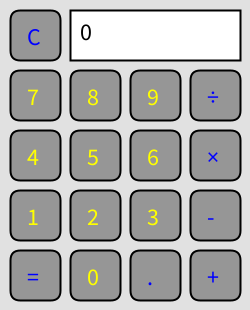
Frame 1 (no input)
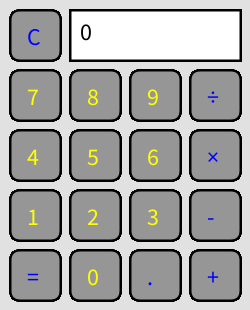
Frame 60 (the mouse pressed at the canvas centre just before this capture)
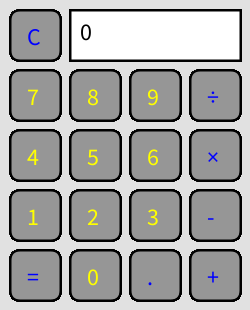
Frame 120 (the mouse held since frame 60 and released just before this capture)

The Processing sketch that drew these frames (run headless with seeded random() and noise(); from frame 60 on, the mouse is pressed at the canvas centre):

// Processing sketch: processing_122008
// ── processing_122008.pde

CalcButton[] numButtons = new CalcButton[10];
CalcButton[] opButtons = new CalcButton[6];
CalcButton[] spButtons = new CalcButton[1];
 
//Global variables
String displayValue = "0";
String valueToCompute = "";
String valueToCompute2 = "";
float valueToComputeI = 0;
float valueToComputeI2 = 0;
float result = 0;
String opValue;
boolean firstNum;
//int keyResult;
 
void setup() {
  size(250, 310);
  background(225);
  //frameRate(10);
 
  // Number buttons
  numButtons[0] = new CalcButton(70, 250, 50, 50, 150).asNumber(0);
  numButtons[1] = new CalcButton(10, 190, 50, 50, 150).asNumber(1);
  numButtons[2] = new CalcButton(70, 190, 50, 50, 150).asNumber(2);
  numButtons[3] = new CalcButton(130, 190, 50, 50, 150).asNumber(3);
  numButtons[4] = new CalcButton(10, 130, 50, 50, 150).asNumber(4);
  numButtons[5] = new CalcButton(70, 130, 50, 50, 150).asNumber(5);
  numButtons[6] = new CalcButton(130, 130, 50, 50, 150).asNumber(6);
  numButtons[7] = new CalcButton(10, 70, 50, 50, 150).asNumber(7);
  numButtons[8] = new CalcButton(70, 70, 50, 50, 150).asNumber(8);
  numButtons[9] = new CalcButton(130, 70, 50, 50, 150).asNumber(9);
 
  // Operators
  opButtons[0] = new CalcButton(190, 250, 50, 50, 150).asOperator("+");
  opButtons[1] = new CalcButton(190, 190, 50, 50, 150).asOperator("-");
  opButtons[2] = new CalcButton(190, 130, 50, 50, 150).asOperator("×");
  opButtons[3] = new CalcButton(190, 70, 50, 50, 150).asOperator("÷");
  opButtons[4] = new CalcButton(10, 250, 50, 50, 150).asOperator("=");
  opButtons[5] = new CalcButton(10, 10, 50, 50, 150).asOperator("C");
 
  // Special buttons
  spButtons[0] = new CalcButton(130, 250, 50, 50, 150).asSpecial(".");
 
  firstNum = true;
}
 
void draw() {
  //Draw number buttons
  for (int i=0; i < numButtons.length; i++) {
    CalcButton inumButton = numButtons[i];
    inumButton.display();
  }
  for (int i=0; i<opButtons.length; i++) {
    CalcButton iopButton = opButtons[i];
    iopButton.display();
  }
  for (int i = 0; i<spButtons.length; i++) {
    CalcButton ispButton = spButtons[i];
    ispButton.display();
  }
  updateDisplay();
}
 
void mousePressed() {
  for (int i = 0; i<numButtons.length; i++) {
    CalcButton inumButton = numButtons[i];
    inumButton.clickButton();
    if (inumButton.overBox) {
      if (firstNum) {
        valueToCompute += int(inumButton.numButtonValue);
        displayValue = valueToCompute;
      }
      else {
        valueToCompute2 += int(inumButton.numButtonValue);
        displayValue = valueToCompute2;
      }
    }
  }
  for (int i=0; i<opButtons.length; i++) {
    CalcButton iOpButton = opButtons[i];
    iOpButton.clickButton();
    if (iOpButton.overBox) {
      if (iOpButton.opButtonValue == "C") {
        handleKeyPressOp("C");
      }
      else if (iOpButton.opButtonValue == "=") {
        //performCalculation();
        handleKeyPressOp("=");
      }
      else if (iOpButton.opButtonValue == "+") {
        handleKeyPressOp("+");
      }
      else if (iOpButton.opButtonValue == "-") {
        handleKeyPressOp("-");
      }
      else if (iOpButton.opButtonValue == "×") {
        handleKeyPressOp("×");
      }
      else if (iOpButton.opButtonValue == "÷") {
        handleKeyPressOp("÷");
      }
    }
  }
}
 
void performCalculation() {
  valueToComputeI = float(valueToCompute);
  valueToComputeI2 = float(valueToCompute2);
 
  //Perform calculation based on the appropriate operator
  if (opValue == "+") {
    result = valueToComputeI + valueToComputeI2;
    displayValue = str(result);
  }
  else if (opValue == "-") {
    result = valueToComputeI - valueToComputeI2;
    displayValue = str(result);
  }
  else if (opValue == "×") {
    result = valueToComputeI * valueToComputeI2;
    displayValue = str(result);
  }
  else if (opValue == "÷") {
    result = valueToComputeI / valueToComputeI2;
    displayValue = str(result);
  }
  if (firstNum) {
    valueToCompute = displayValue;
  }
  else {
    valueToCompute = displayValue;
    valueToCompute2 = "";
  }
}
 
void updateDisplay() {
  fill(255);
  rect(70, 10, 170, 50);
  fill(0);
  text(displayValue, 80, 40);
}
void handleKeyPressOp(String keyPress) {
  if (keyPress =="C") {
    displayValue = "0";
    opValue = "C";
    valueToCompute = "";
    valueToCompute2 = "";
    valueToComputeI = 0;
    valueToComputeI2 = 0;
    result = 0;
    firstNum = true;
  }
  else if (keyPress == "=") {
    firstNum = true;
    performCalculation();
  }
  else if (keyPress == "+") {
    if (result != 0) {
      opValue = "+";
      valueToCompute2 = "";
      firstNum = false;
      displayValue = "+";
    }
    else {
      opValue = "+";
      firstNum = false;
      displayValue = "+";
    }
  }
  else if (keyPress == "-") {
    if (result != 0) {
      opValue = "-";
      valueToCompute2 = "";
      firstNum = false;
      displayValue = "-";
    }
    else {
      opValue = "-";
      firstNum = false;
      displayValue = "-";
    }
  }
  else if (keyPress == "×") {
    if (result != 0) {
      opValue = "×";
      valueToCompute2 = "";
      firstNum = false;
      displayValue = "×";
    }
    else {
      opValue = "×";
      firstNum = false;
      displayValue = "×";
    }
  }
  else if (keyPress == "÷") {
    if (result != 0) {
      opValue = "÷";
      valueToCompute2 = "";
      firstNum = false;
      displayValue = "÷";
    }
    else {
      opValue = "÷";
      firstNum = false;
      displayValue = "÷";
    }
  }
}
 
class CalcButton {
 
  boolean isNumber;
  boolean isSpecial;
  float numButtonValue;
  String opButtonValue;
  String spButtonValue;
  float xpos;
  float ypos;
  int buttonW;
  int buttonH;
  boolean overBox = false;
  color buttonC;
 
  // Constructor
  CalcButton(float tempXpos, float tempYpos, int tempButtonW, int tempButtonH, color tempButtonC) {
    xpos = tempXpos;
    ypos = tempYpos;
    buttonW = tempButtonW;
    buttonH = tempButtonH;
    buttonC = tempButtonC;
    //println(numButtonValue);
  }
 
  CalcButton asNumber(float tempNumButtonValue) {
    isNumber = true;
    numButtonValue = tempNumButtonValue;
    return this;
  }
  CalcButton asOperator(String tempOpButtonValue) {
    opButtonValue = tempOpButtonValue;
    return this;
  }
  CalcButton asSpecial(String buttonValue) {
    isSpecial = true;
    spButtonValue = buttonValue;
    return this;
  }
 
 
  void display() {
    strokeWeight(2);
    stroke(0);
    textSize(24);
    if (isNumber) {
      fill(buttonC);
      rect(xpos, ypos, buttonW, buttonH, 10);
      fill(255, 255, 0);
      text(int(numButtonValue), xpos+17, ypos+35);
    }
    else if (isSpecial) {
      fill(buttonC);
      rect(xpos, ypos, buttonW, buttonH, 10);
      fill(0,0,255);
      text(spButtonValue, xpos+17, ypos+35);
    }
    else {
      fill(buttonC);
      rect(xpos, ypos, buttonW, buttonH, 10);
      fill(0,0,255);
      text(opButtonValue, xpos+17, ypos+35);
    }
  }
 
  void clickButton() {
    overBox = mouseX > xpos && mouseX < xpos+buttonW && mouseY > ypos && mouseY < ypos+buttonH;
  }
}
